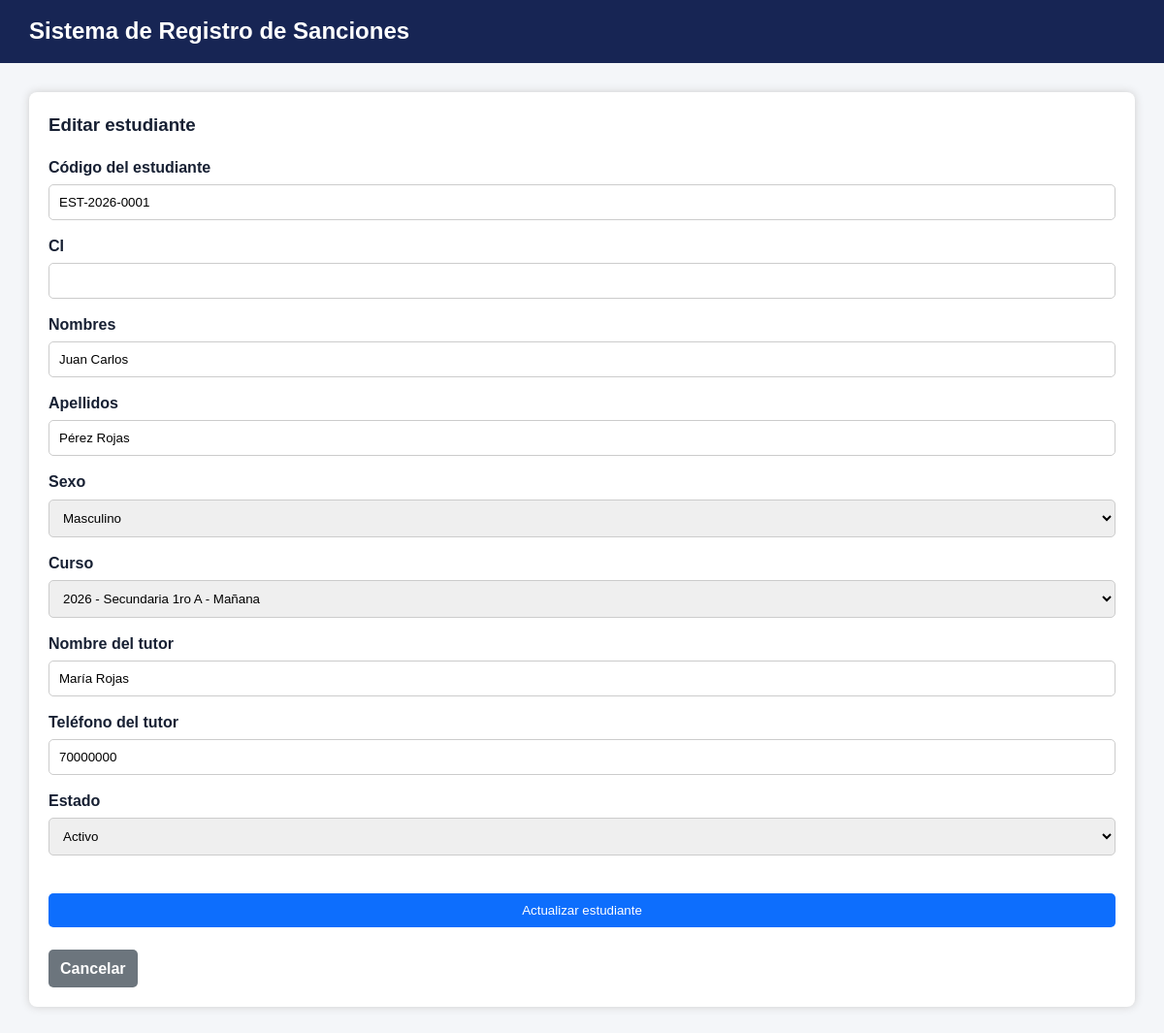
The page /public/index.php?url=estudiantes-editar&id=1 (signed in) on the database its author committed.
### tables this page shows
CREATE TABLE estudiantes (
    id_estudiante INT AUTO_INCREMENT PRIMARY KEY,
    codigo_estudiante VARCHAR(20) NOT NULL UNIQUE,
    ci VARCHAR(20) UNIQUE NULL,
    nombres VARCHAR(100) NOT NULL,
    apellidos VARCHAR(100) NOT NULL,
    fecha_nacimiento DATE NULL,
    sexo ENUM('M','F') NULL,

    id_curso INT NOT NULL,

    nombre_tutor VARCHAR(150) NOT NULL,
    telefono_tutor VARCHAR(20),
    direccion VARCHAR(255),

    estado ENUM('Activo','Retirado') DEFAULT 'Activo',
    fecha_registro TIMESTAMP DEFAULT CURRENT_TIMESTAMP,

    CONSTRAINT fk_estudiante_curso
    FOREIGN KEY (id_curso)
    REFERENCES cursos(id_curso)
);

CREATE TABLE cursos (
    id_curso INT AUTO_INCREMENT PRIMARY KEY,
    id_gestion INT NOT NULL,
    nivel ENUM('Inicial','Primaria','Secundaria') NOT NULL,
    curso VARCHAR(20) NOT NULL,
    paralelo VARCHAR(5) NOT NULL,
    turno ENUM('Mañana','Tarde','Noche') DEFAULT 'Mañana',
    estado ENUM('Activo','Inactivo') DEFAULT 'Activo',

    CONSTRAINT fk_curso_gestion
    FOREIGN KEY (id_gestion)
    REFERENCES gestiones(id_gestion),

    UNIQUE KEY uk_curso (
        id_gestion,
        nivel,
        curso,
        paralelo,
        turno
    )
);

CREATE TABLE gestiones (
    id_gestion INT AUTO_INCREMENT PRIMARY KEY,
    gestion YEAR NOT NULL UNIQUE,
    estado ENUM('Activa','Inactiva') DEFAULT 'Inactiva'
);

### core/Controller.php (called while the page is built, shortened)
<?php
class Controller
{
    public function view($ruta, $datos = [])
    {
        extract($datos);
        require __DIR__ . "/../app/views/" . $ruta . ".php";
    }
}

### app/controllers/EstudianteController.php (called while the page is built, shortened)
<?php
require_once __DIR__ . "/../../core/Controller.php";
require_once __DIR__ . "/../models/Estudiante.php";
class EstudianteController extends Controller
{
    public function editar()
    {
        $id_estudiante = $_GET['id'] ?? null;
        $estudianteModelo = new Estudiante();
        $estudiante = $estudianteModelo->obtenerPorId($id_estudiante);
        $cursos = $estudianteModelo->listarCursos();
        $this->view("estudiantes/editar", [
            "estudiante" => $estudiante,
            "cursos" => $cursos
        ]);
    }
}

### public/index.php (called while the page is built, shortened)
<?php
$routes = [
 'login'=>[AuthController::class,'login'],'validar-login'=>[AuthController::class,'validar'],'logout'=>[AuthController::class,'logout'],
 'panel'=>[PanelController::class,'index'],'estudiantes'=>[EstudianteController::class,'index'],'estudiantes-crear'=>[EstudianteController::class,'crear'],
 'estudiantes-guardar'=>[EstudianteController::class,'guardar'],'estudiantes-editar'=>[EstudianteController::class,'editar'],
 'estudiantes-actualizar'=>[EstudianteController::class,'actualizar'],'estudiantes-eliminar'=>[EstudianteController::class,'eliminar'],
 'sanciones'=>[SancionController::class,'index'],'sanciones-crear'=>[SancionController::class,'crear'],'sanciones-guardar'=>[SancionController::class,'guardar'],
 'sanciones-ver'=>[SancionController::class,'ver'],'sanciones-editar'=>[SancionController::class,'editar'],'sanciones-actualizar'=>[SancionController::class,'actualizar'],
 'sanciones-estado'=>[SancionController::class,'estado'],'compromisos-guardar'=>[ActuacionController::class,'compromiso'],
 'citaciones-guardar'=>[ActuacionController::class,'citacion'],'seguimientos-guardar'=>[ActuacionController::class,'seguimiento'],
 'reportes'=>[ReporteController::class,'index'],'reportes-csv'=>[ReporteController::class,'csv']
];
$url = isset($_GET['url']) ? $_GET['url'] : (Auth::check() ? 'panel' : 'login');
list($controller,$method)=$routes[$url]; (new $controller())->$method();

### config/database.php (called while the page is built)
<?php
return [
    "host" => getenv('DB_HOST') ?: "localhost",
    "port" => getenv('DB_PORT') ?: "3306",
    "dbname" => getenv('DB_NAME') ?: "sanciones",
    "user" => getenv('DB_USER') ?: "root",
    "password" => getenv('DB_PASSWORD') !== false ? getenv('DB_PASSWORD') : "",
    "charset" => "utf8mb4"
];

### core/Database.php (called while the page is built)
<?php
class Database
{
    private static $conexion = null;
    public static function conectar()
    {
        if (self::$conexion === null) {
            $config = require __DIR__ . "/../config/database.php";
            try {
                self::$conexion = new PDO(
                    "mysql:host={$config['host']};port={$config['port']};dbname={$config['dbname']};charset={$config['charset']}",
                    $config['user'],
                    $config['password']
                );
                self::$conexion->setAttribute(PDO::ATTR_ERRMODE, PDO::ERRMODE_EXCEPTION);
                self::$conexion->setAttribute(PDO::ATTR_DEFAULT_FETCH_MODE, PDO::FETCH_ASSOC);
            } catch (PDOException $e) {
                error_log($e->getMessage());
                http_response_code(500);
                die("No se pudo conectar con la base de datos. Revise config/database.php.");
            }
        }
        return self::$conexion;
    }
}

### app/models/Estudiante.php (called while the page is built, shortened)
<?php
require_once __DIR__ . "/../../core/Database.php";
class Estudiante
{
    private $db;
    public function __construct()
    {
        $this->db = Database::conectar();
    }
    public function listarCursos()
    {
        $sql = "SELECT
                    c.id_curso,
                    c.nivel,
                    c.curso,
                    c.paralelo,
                    c.turno,
                    g.gestion
                FROM cursos c
                INNER JOIN gestiones g ON c.id_gestion = g.id_gestion
                ORDER BY g.gestion DESC, c.nivel, c.curso, c.paralelo";
        $stmt = $this->db->prepare($sql);
        $stmt->execute();
        return $stmt->fetchAll();
    }
    public function obtenerPorId($id_estudiante)
    {
        $sql = "SELECT * FROM estudiantes
                WHERE id_estudiante = :id_estudiante
                LIMIT 1";
        $stmt = $this->db->prepare($sql);
        $stmt->bindParam(":id_estudiante", $id_estudiante);
        $stmt->execute();
        return $stmt->fetch();
    }
}

### app/views/estudiantes/editar.php (the view, shortened to what this page needs)
<!DOCTYPE html>
<html lang="es">
<head>
    <link rel="stylesheet" href="css/estilos.css">
</head>
<body>
<header class="header">
    <h2>Sistema de Registro de Sanciones</h2>
</header>
<main class="container">
    <div class="card">
        <h3>Editar estudiante</h3>
        <form action="index.php?url=estudiantes-actualizar" method="POST">
            <label>Código del estudiante</label>
            <input type="text" name="codigo_estudiante" value="<?php echo htmlspecialchars($estudiante['codigo_estudiante']); ?>" required>
            <label>CI</label>
            <input type="text" name="ci" value="<?php echo htmlspecialchars($estudiante['ci'] ?? ''); ?>">
            <label>Nombres</label>
            <input type="text" name="nombres" value="<?php echo htmlspecialchars($estudiante['nombres']); ?>" required>
            <label>Apellidos</label>
            <input type="text" name="apellidos" value="<?php echo htmlspecialchars($estudiante['apellidos']); ?>" required>
            <label>Sexo</label>
            <select name="sexo" required>
                <option value="M" <?php echo $estudiante['sexo'] == 'M' ? 'selected' : ''; ?>>Masculino</option>
            </select>
            <label>Curso</label>
            <select name="id_curso" required>
                <?php foreach ($cursos as $curso): ?>
                    <option value="<?php echo $curso['id_curso']; ?>"
                        <?php echo $curso['id_curso'] == $estudiante['id_curso'] ? 'selected' : ''; ?>>
                        <?php
                            echo htmlspecialchars(
                                $curso['gestion'] . " - " .
                                $curso['nivel'] . " " .
                                $curso['curso'] . " " .
                                $curso['paralelo'] . " - " .
                                $curso['turno']
                            );
                        ?>
                    </option>
                <?php endforeach; ?>
            </select>
            <label>Nombre del tutor</label>
            <input type="text" name="nombre_tutor" value="<?php echo htmlspecialchars($estudiante['nombre_tutor']); ?>" required>
            <label>Teléfono del tutor</label>
            <input type="text" name="telefono_tutor" value="<?php echo htmlspecialchars($estudiante['telefono_tutor']); ?>" required>
            <label>Estado</label>
            <select name="estado" required>
                <option value="Activo" <?php echo $estudiante['estado'] == 'Activo' ? 'selected' : ''; ?>>Activo</option>
            </select>
            <br><br>
            <button type="submit">Actualizar estudiante</button>
            <br><br>
            <a class="btn-secondary" href="index.php?url=estudiantes">Cancelar</a>
        </form>
    </div>
</main>
</body>
</html>

### public/css/estilos.css (style rules this page uses)
body { font-family: Arial, sans-serif; background: #f4f6f9; margin: 0; }
label { font-weight: bold; }
input { width: 100%; padding: 10px; margin-top: 6px; margin-bottom: 15px; border: 1px solid #ccc; border-radius: 5px; box-sizing: border-box; }
button { width: 100%; background: #0d6efd; color: white; border: none; padding: 10px; border-radius: 5px; cursor: pointer; }
.header { background: #0d6efd; color: white; padding: 15px 30px; }
.header h2 { margin: 0; }
.container { padding: 30px; }
.card { background: white; padding: 20px; border-radius: 8px; box-shadow: 0 0 8px #ccc; margin-bottom: 20px; }
a { color: #0d6efd; text-decoration: none; font-weight: bold; }
.btn-secondary { background: #6c757d; color: white; padding: 8px 12px; border-radius: 5px; text-decoration: none; display: inline-block; }
select { width: 100%; padding: 10px; margin-top: 6px; margin-bottom: 15px; border: 1px solid #ccc; border-radius: 5px; box-sizing: border-box; }
:root { --primary:#1d4ed8;--dark:#172033;--muted:#64748b;--line:#e2e8f0;--surface:#fff;--success:#15803d;--danger:#b91c1c }
* { box-sizing:border-box }
body { color:var(--dark);line-height:1.45 }
h1,h2,h3,p { margin-top:0 }
.header { display:flex;align-items:center;justify-content:space-between;gap:24px;background:#172554 }
.container { max-width:1250px;margin:auto }

### rows shown on the page
estudiantes: codigo_estudiante "EST-2026-0001", nombres "Juan Carlos", apellidos "Pérez Rojas", sexo "Masculino", id_curso "2026 - Secundaria 1ro A - Mañana", nombre_tutor "María Rojas", telefono_tutor "70000000", estado "Activo"
